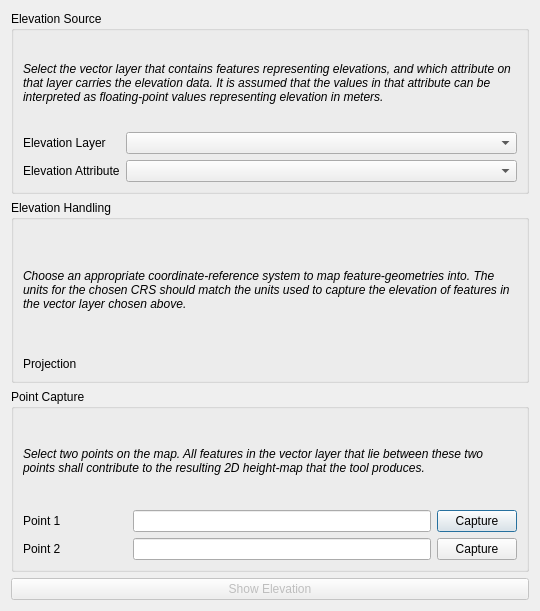
<?xml version="1.0" encoding="UTF-8"?>
<ui version="4.0">
 <class>EleViewDialogBase</class>
 <widget class="QDialog" name="EleViewDialogBase">
  <property name="geometry">
   <rect>
    <x>0</x>
    <y>0</y>
    <width>540</width>
    <height>611</height>
   </rect>
  </property>
  <property name="sizePolicy">
   <sizepolicy hsizetype="Preferred" vsizetype="MinimumExpanding">
    <horstretch>0</horstretch>
    <verstretch>0</verstretch>
   </sizepolicy>
  </property>
  <property name="windowTitle">
   <string>Elevation Viewer</string>
  </property>
  <layout class="QVBoxLayout" name="verticalLayout">
   <item>
    <widget class="QGroupBox" name="elevSourceGB">
     <property name="title">
      <string>Elevation Source</string>
     </property>
     <layout class="QGridLayout" name="gridLayout_3" columnstretch="0,1">
      <property name="sizeConstraint">
       <enum>QLayout::SetDefaultConstraint</enum>
      </property>
      <item row="4" column="0">
       <widget class="QLabel" name="lblElevAttr">
        <property name="text">
         <string>Elevation Attribute</string>
        </property>
       </widget>
      </item>
      <item row="1" column="0" colspan="2">
       <widget class="QLabel" name="lblElevDescription">
        <property name="text">
         <string>&lt;html&gt;&lt;head/&gt;&lt;body&gt;&lt;p&gt;&lt;span style=&quot; font-style:italic;&quot;&gt;Select the vector layer that contains features representing elevations, and which attribute on that layer carries the elevation data. It is assumed that the values in that attribute can be interpreted as floating-point values representing elevation in meters.&lt;/span&gt;&lt;/p&gt;&lt;/body&gt;&lt;/html&gt;</string>
        </property>
        <property name="wordWrap">
         <bool>true</bool>
        </property>
       </widget>
      </item>
      <item row="3" column="0">
       <widget class="QLabel" name="lblElevLayer">
        <property name="text">
         <string>Elevation Layer</string>
        </property>
       </widget>
      </item>
      <item row="4" column="1">
       <widget class="QComboBox" name="cboxElevAttr"/>
      </item>
      <item row="2" column="0">
       <spacer name="vs">
        <property name="orientation">
         <enum>Qt::Vertical</enum>
        </property>
        <property name="sizeType">
         <enum>QSizePolicy::Fixed</enum>
        </property>
        <property name="sizeHint" stdset="0">
         <size>
          <width>20</width>
          <height>5</height>
         </size>
        </property>
       </spacer>
      </item>
      <item row="3" column="1">
       <widget class="QComboBox" name="cboxElevLayer"/>
      </item>
      <item row="0" column="0">
       <spacer name="vs_2">
        <property name="orientation">
         <enum>Qt::Vertical</enum>
        </property>
        <property name="sizeType">
         <enum>QSizePolicy::Fixed</enum>
        </property>
        <property name="sizeHint" stdset="0">
         <size>
          <width>20</width>
          <height>5</height>
         </size>
        </property>
       </spacer>
      </item>
     </layout>
    </widget>
   </item>
   <item>
    <widget class="QGroupBox" name="elevHandlingGB">
     <property name="title">
      <string>Elevation Handling</string>
     </property>
     <layout class="QGridLayout" name="gridLayout" columnstretch="0,1">
      <item row="0" column="0">
       <spacer name="vs_3">
        <property name="orientation">
         <enum>Qt::Vertical</enum>
        </property>
        <property name="sizeType">
         <enum>QSizePolicy::Fixed</enum>
        </property>
        <property name="sizeHint" stdset="0">
         <size>
          <width>20</width>
          <height>5</height>
         </size>
        </property>
       </spacer>
      </item>
      <item row="3" column="1">
       <widget class="QgsProjectionSelectionWidget" name="cboxElevProj">
        <property name="sizePolicy">
         <sizepolicy hsizetype="Preferred" vsizetype="Fixed">
          <horstretch>0</horstretch>
          <verstretch>0</verstretch>
         </sizepolicy>
        </property>
       </widget>
      </item>
      <item row="3" column="0">
       <widget class="QLabel" name="lblProjection">
        <property name="text">
         <string>Projection               </string>
        </property>
       </widget>
      </item>
      <item row="2" column="0">
       <spacer name="vs_4">
        <property name="orientation">
         <enum>Qt::Vertical</enum>
        </property>
        <property name="sizeType">
         <enum>QSizePolicy::Fixed</enum>
        </property>
        <property name="sizeHint" stdset="0">
         <size>
          <width>20</width>
          <height>5</height>
         </size>
        </property>
       </spacer>
      </item>
      <item row="1" column="0" colspan="2">
       <widget class="QLabel" name="lblHandlingDescription">
        <property name="text">
         <string>&lt;html&gt;&lt;head/&gt;&lt;body&gt;&lt;p&gt;&lt;span style=&quot; font-style:italic;&quot;&gt;Choose an appropriate coordinate-reference system to map feature-geometries into.  The units for the chosen CRS should match the units used to capture the elevation of features in the vector layer chosen above.&lt;/span&gt;&lt;/p&gt;&lt;/body&gt;&lt;/html&gt;</string>
        </property>
        <property name="wordWrap">
         <bool>true</bool>
        </property>
       </widget>
      </item>
     </layout>
    </widget>
   </item>
   <item>
    <widget class="QGroupBox" name="captureGB">
     <property name="title">
      <string>Point Capture</string>
     </property>
     <layout class="QGridLayout" name="gridLayout_2">
      <item row="4" column="0">
       <widget class="QLabel" name="lblPoint1_2">
        <property name="text">
         <string>Point 2</string>
        </property>
       </widget>
      </item>
      <item row="0" column="0">
       <spacer name="verticalSpacer">
        <property name="orientation">
         <enum>Qt::Vertical</enum>
        </property>
        <property name="sizeType">
         <enum>QSizePolicy::Fixed</enum>
        </property>
        <property name="sizeHint" stdset="0">
         <size>
          <width>20</width>
          <height>5</height>
         </size>
        </property>
       </spacer>
      </item>
      <item row="3" column="2">
       <widget class="QPushButton" name="capturePoint1">
        <property name="text">
         <string>Capture</string>
        </property>
       </widget>
      </item>
      <item row="4" column="2">
       <widget class="QPushButton" name="capturePoint2">
        <property name="text">
         <string>Capture</string>
        </property>
       </widget>
      </item>
      <item row="3" column="1">
       <widget class="QLineEdit" name="point1"/>
      </item>
      <item row="4" column="1">
       <widget class="QLineEdit" name="point2"/>
      </item>
      <item row="3" column="0">
       <widget class="QLabel" name="lblPoint1">
        <property name="text">
         <string>Point 1                    </string>
        </property>
       </widget>
      </item>
      <item row="2" column="0">
       <spacer name="verticalSpacer_2">
        <property name="orientation">
         <enum>Qt::Vertical</enum>
        </property>
        <property name="sizeType">
         <enum>QSizePolicy::Fixed</enum>
        </property>
        <property name="sizeHint" stdset="0">
         <size>
          <width>20</width>
          <height>5</height>
         </size>
        </property>
       </spacer>
      </item>
      <item row="1" column="0" colspan="3">
       <widget class="QLabel" name="lblCaptureDescription">
        <property name="text">
         <string>&lt;html&gt;&lt;head/&gt;&lt;body&gt;&lt;p&gt;&lt;span style=&quot; font-style:italic;&quot;&gt;Select two points on the map.  All features in the vector layer that lie between these two points shall contribute to the resulting 2D height-map that the tool produces.&lt;/span&gt;&lt;/p&gt;&lt;/body&gt;&lt;/html&gt;</string>
        </property>
        <property name="wordWrap">
         <bool>true</bool>
        </property>
       </widget>
      </item>
     </layout>
    </widget>
   </item>
   <item>
    <widget class="QPushButton" name="btnShowElevation">
     <property name="enabled">
      <bool>false</bool>
     </property>
     <property name="text">
      <string>Show Elevation</string>
     </property>
    </widget>
   </item>
  </layout>
 </widget>
 <customwidgets>
  <customwidget>
   <class>QgsProjectionSelectionWidget</class>
   <extends>QWidget</extends>
   <header>qgis.gui</header>
  </customwidget>
 </customwidgets>
 <resources/>
 <connections/>
</ui>
